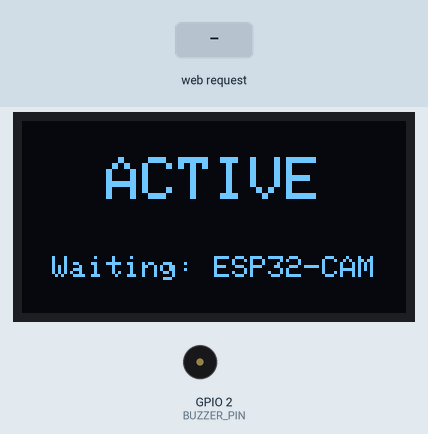
Simulated run of this sketch. Board: ESP32. Shown: 128×64 one-colour display, buzzer (waves = sounding, pin HIGH). The inputs (shaded band) are chosen by the test bench. WiFi joins after 1.5 s; servers stay silent unless stated; what the sketch prints to the serial monitor is not drawn.

Above: at 2.8 s.
2.9 s: HTTP request GET /alert received
At 3.5 s:
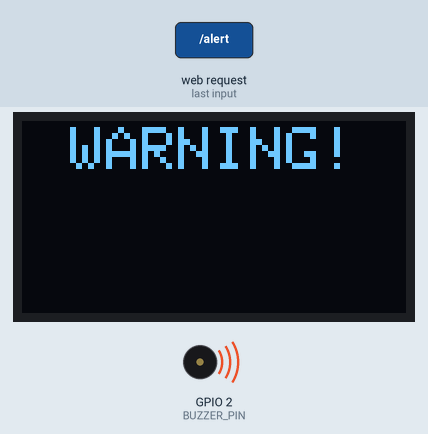
5.9 s: HTTP request GET /alert?tilt=1 received
At 7.1 s:
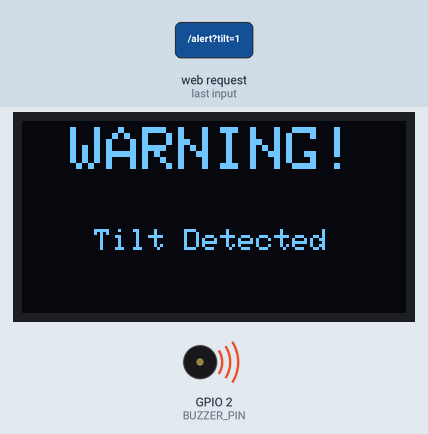
8.9 s: HTTP request GET /alert?sound=1 received
At 9.3 s:
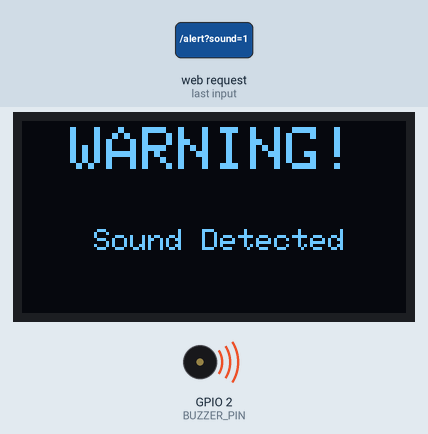
11.9 s: HTTP request GET /alert?tilt=1&sound=1 received
At 12.8 s:
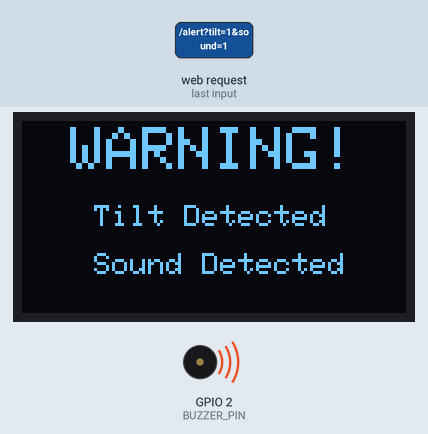
14.9 s: HTTP request GET /alert?tilt=0 received
At 16.3 s:
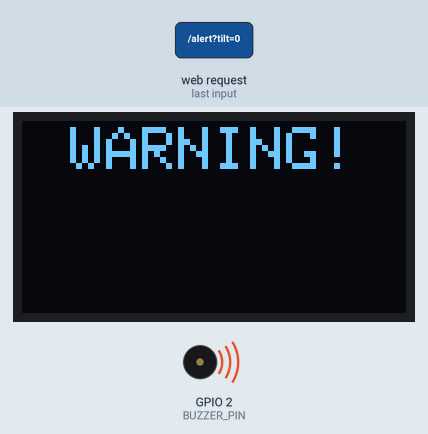
17.9 s: HTTP request GET /alert?tilt=120 received
At 21.0 s:
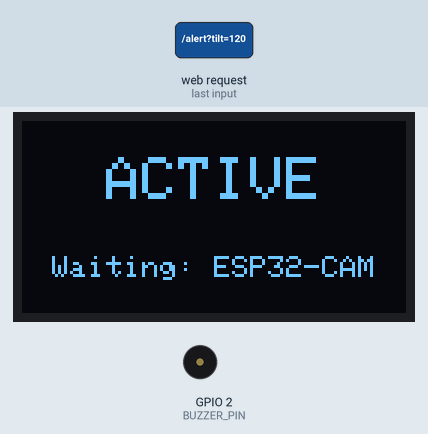
Timing chart, 0 to 21.9 s (numbered marks = the images above; inputs shaded):
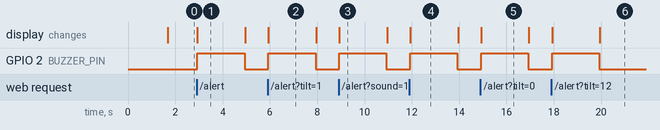

Measured:
- after the input at 2.9 s, GPIO 2 (BUZZER_PIN): LOW → HIGH at once, → LOW 2.0 s later; the display: first differs from a run without the input at once (image 1)
- after the input at 5.9 s, GPIO 2 (BUZZER_PIN): LOW → HIGH at once, → LOW 2.0 s later; the display: first differs from a run without the input at once (image 2)
- after the input at 8.9 s, GPIO 2 (BUZZER_PIN): LOW → HIGH at once, → LOW 2.0 s later; the display: first differs from a run without the input at once (image 3)
- after the input at 11.9 s, GPIO 2 (BUZZER_PIN): LOW → HIGH at once, → LOW 2.0 s later; the display: first differs from a run without the input at once (image 4)
- after the input at 14.9 s, GPIO 2 (BUZZER_PIN): LOW → HIGH at once, → LOW 2.0 s later; the display: first differs from a run without the input at once (image 5)
- after the input at 17.9 s, GPIO 2 (BUZZER_PIN): LOW → HIGH at once, → LOW 2.0 s later; the display: first differs from a run without the input at once (image 6 shows a later state)
- what the display in image 1 shows lasts 2.1 s, from 2.9 s to 5.0 s

The sketch:

CAMERA_TRYING_OUTPUT.ino
```cpp
#include <WiFi.h>
#include <WebServer.h>
#include <Wire.h>
#include <Adafruit_GFX.h>
#include <Adafruit_SSD1306.h>

#define SCREEN_WIDTH 128
#define SCREEN_HEIGHT 64

#define BUZZER_PIN 2

const char* ssid = "Agner Fam";
const char* password = "agner123";

// Clear global tracking states
bool tiltActive = false;
bool soundActive = false;

WebServer server(80);

Adafruit_SSD1306 display(
  SCREEN_WIDTH,
  SCREEN_HEIGHT,
  &Wire,
  -1
);

bool alarmActive = false;
unsigned long alarmStartTime = 0;
const unsigned long alarmDuration = 2000; // Increased to 2 seconds to match camera cooldown stability

void showStandbyScreen()
{
  display.clearDisplay();

  display.setTextSize(2);
  display.setTextColor(SSD1306_WHITE);
  display.setCursor(28, 12);
  display.println("ACTIVE");

  display.setTextSize(1);
  display.setCursor(10, 45);
  display.println("Waiting: ESP32-CAM");

  display.display();
}

void showConnectingScreen()
{
  display.clearDisplay();
  display.setTextColor(SSD1306_WHITE);

  display.setTextSize(1);
  display.setCursor(10, 20);
  display.println("Connecting Wi-Fi...");

  display.setCursor(15, 40);
  display.println(ssid);

  display.display();
}

void handleAlert()
{
  // FIX: Map incoming arguments directly to the global variables
  if(server.hasArg("tilt"))
    tiltActive = (server.arg("tilt") == "1");
  else
    tiltActive = false;

  if(server.hasArg("sound"))
    soundActive = (server.arg("sound") == "1");
  else
    soundActive = false;

  Serial.println("========== ALERT RECEIVED ==========");
  Serial.print("Tilt State: "); Serial.println(tiltActive);
  Serial.print("Sound State: "); Serial.println(soundActive);

  server.send(200, "text/plain", "OK");

  display.clearDisplay();
  display.setTextColor(SSD1306_WHITE);

  // FIX: Shifted header up to row 2 to open up real estate below it
  display.setTextSize(2);
  display.setCursor(16, 2);
  display.println("WARNING!");

  // FIX: Uniform pixel offsets (12px line gaps) to guarantee zero layout overlapping
  display.setTextSize(1);
  if(tiltActive && soundActive)
  {
    display.setCursor(24, 28);
    display.println("Tilt Detected");
    display.setCursor(24, 44);
    display.println("Sound Detected");
  }
  else if(tiltActive)
  {
    display.setCursor(24, 36);
    display.println("Tilt Detected");
  }
  else if(soundActive)
  {
    display.setCursor(24, 36);
    display.println("Sound Detected");
  }

  display.display();

  digitalWrite(BUZZER_PIN, HIGH);

  alarmActive = true;
  alarmStartTime = millis();
}

void setup()
{
  Serial.begin(115200);

  pinMode(BUZZER_PIN, OUTPUT);
  digitalWrite(BUZZER_PIN, LOW);

  if(!display.begin(SSD1306_SWITCHCAPVCC, 0x3C))
  {
    Serial.println("OLED failed!");
    while(true);
  }

  showConnectingScreen();

  WiFi.begin(ssid, password);
  Serial.print("Connecting to Wi-Fi");

  while(WiFi.status() != WL_CONNECTED)
  {
    delay(200);
    Serial.print(".");
  }

  Serial.println("\nWiFi Connected");
  Serial.print("IP Address: ");
  Serial.println(WiFi.localIP());

  showStandbyScreen();

  server.on("/alert", handleAlert);
  server.begin();
  Serial.println("Web server started");
}

void loop()
{
  server.handleClient();

  if(alarmActive)
  {
    if(millis() - alarmStartTime >= alarmDuration)
    {
      digitalWrite(BUZZER_PIN, LOW);
      alarmActive = false;

      // FIX: Reset global triggers so next alert starts completely fresh
      tiltActive = false;
      soundActive = false;

      showStandbyScreen();
    }
  }
}
```
